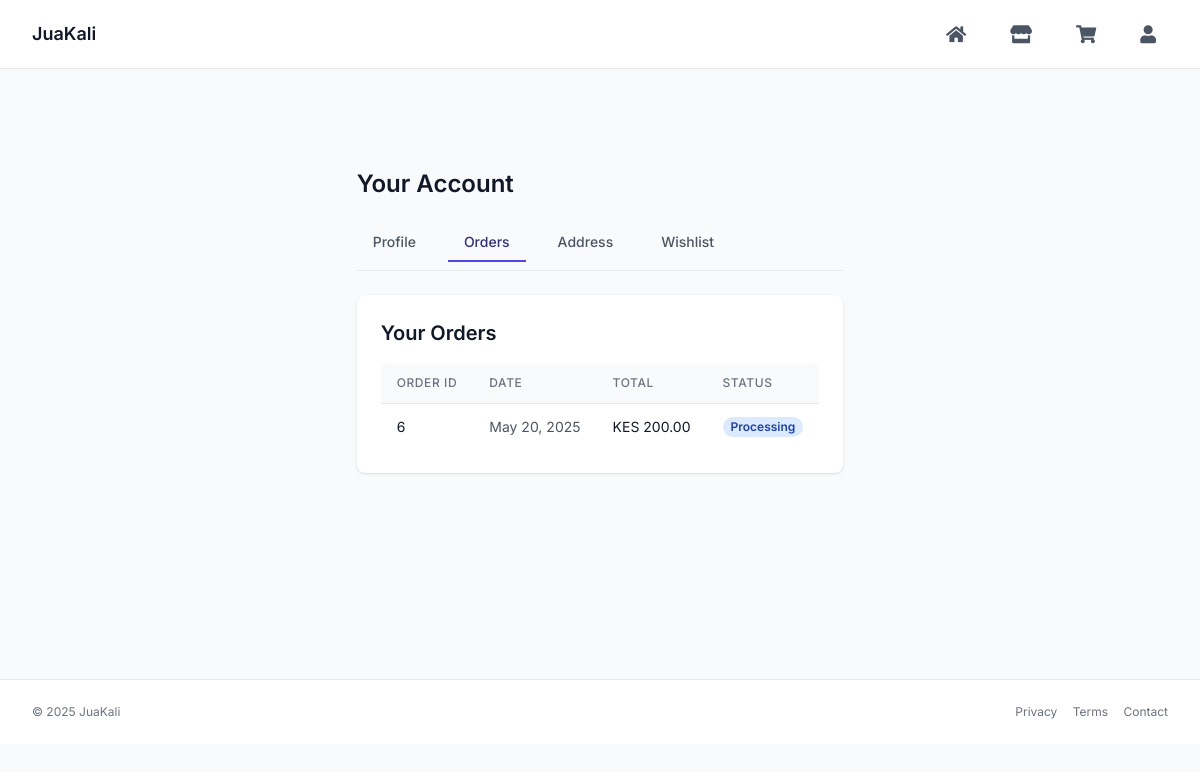
Before: /account.php?tab=orders (signed in) with the older database file.
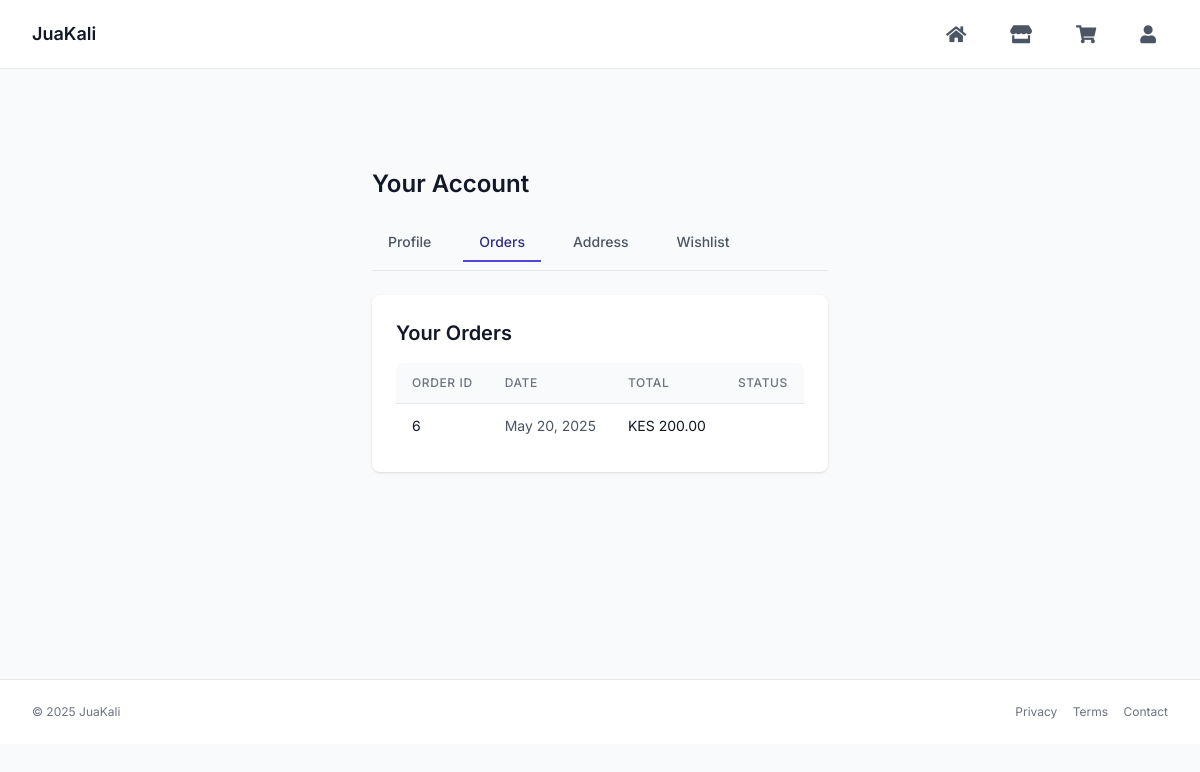
After: the same page with the newer database file.
### tables this page shows
CREATE TABLE `orders` (
  `id` int(11) NOT NULL,
  `user_id` int(11) NOT NULL,
  `total` decimal(10,2) NOT NULL,
  `status` enum('Processing','Delivered','Cancelled') DEFAULT 'Processing',
  `tracking_number` varchar(255) DEFAULT NULL,
  `payment_method` varchar(50) DEFAULT NULL,
  `delivery_option` varchar(100) DEFAULT NULL,
  `created_at` timestamp NOT NULL DEFAULT current_timestamp(),
  `payment_status` varchar(20) DEFAULT 'pending',
  `checkout_request_id` varchar(100) DEFAULT NULL,
  `mpesa_phone_number` varchar(20) DEFAULT NULL
);

### account.php (the view, shortened to what the changed rows need)
<?php
require_once 'functions.php';
$user_id = $_SESSION['user_id'];
$stmt = $pdo->prepare("SELECT * FROM orders WHERE user_id = ? ORDER BY created_at DESC");
$stmt->execute([$user_id]);
$orders = $stmt->fetchAll(PDO::FETCH_ASSOC);
$active_tab = isset($_GET['tab']) ? $_GET['tab'] : 'profile';
?>
<!DOCTYPE html>
<html lang="en">
<head>
    <script src="https://cdn.tailwindcss.com"></script>
    <link href="https://cdnjs.cloudflare.com/ajax/libs/font-awesome/5.15.3/css/all.min.css" rel="stylesheet">
</head>
<body class="bg-gray-50 min-h-screen flex flex-col">
    <main class="flex-grow max-w-3xl mx-auto px-4 sm:px-6 lg:px-8 pt-6 pb-6 sm:pt-24 sm:pb-24">
        <h1 class="text-2xl font-semibold text-gray-900 mb-6">Your Account</h1>
        <?php if ($active_tab === 'orders'): ?>
            <section class="bg-white rounded-lg shadow p-6">
                <h2 class="text-xl font-semibold text-gray-900 mb-4">Your Orders</h2>
                <?php if (empty($orders)): ?>
                    <p class="text-gray-600 text-sm">You have no orders yet. <a href="index-after-login.php" class="text-indigo-600 hover:text-indigo-900 font-medium">Start shopping now!</a></p>
                <?php else: ?>
                    <div class="overflow-x-auto">
                        <table class="min-w-full divide-y divide-gray-200">
                            <thead class="bg-gray-50">
                                <tr>
                                    <th scope="col" class="px-4 py-3 text-left text-xs font-medium text-gray-500 uppercase tracking-wider rounded-tl-lg">Order ID</th>
                                    <th scope="col" class="px-4 py-3 text-left text-xs font-medium text-gray-500 uppercase tracking-wider">Date</th>
                                    <th scope="col" class="px-4 py-3 text-left text-xs font-medium text-gray-500 uppercase tracking-wider">Total</th>
                                    <th scope="col" class="px-4 py-3 text-left text-xs font-medium text-gray-500 uppercase tracking-wider rounded-tr-lg">Status</th>
                                </tr>
                            </thead>
                            <tbody class="bg-white divide-y divide-gray-200">
                                <?php foreach ($orders as $order): ?>
                                    <tr>
                                        <td class="px-4 py-3 whitespace-nowrap text-sm text-gray-900"><?php echo htmlspecialchars($order['id']); ?></td>
                                        <td class="px-4 py-3 whitespace-nowrap text-sm text-gray-600"><?php echo date('M d, Y', strtotime($order['created_at'])); ?></td>
                                        <td class="px-4 py-3 whitespace-nowrap text-sm text-gray-900">KES <?php echo number_format($order['total'], 2); ?></td>
                                        <td class="px-4 py-3 whitespace-nowrap text-sm text-gray-600">
                                            <?php
                                            $status_text = htmlspecialchars($order['status'] ?? 'N/A');
                                            $status_class = 'bg-gray-100 text-gray-800';
                                            switch ($order['status']) {
                                                case 'Processing': $status_class = 'bg-blue-100 text-blue-800'; break;
                                            }
                                            ?>
                                            <span class="px-2 inline-flex text-xs leading-5 font-semibold rounded-full <?php echo $status_class; ?>">
                                                <?php echo $status_text; ?>
                                            </span>
                                        </td>
                                    </tr>
                                <?php endforeach; ?>
                            </tbody>
                        </table>
                    </div>
                <?php endif; ?>
            </section>
        <?php endif; ?>
    </main>
</body>
</html>

Changed rows visible on the page:
changed orders id 6: status "Processing" → (not shown)
